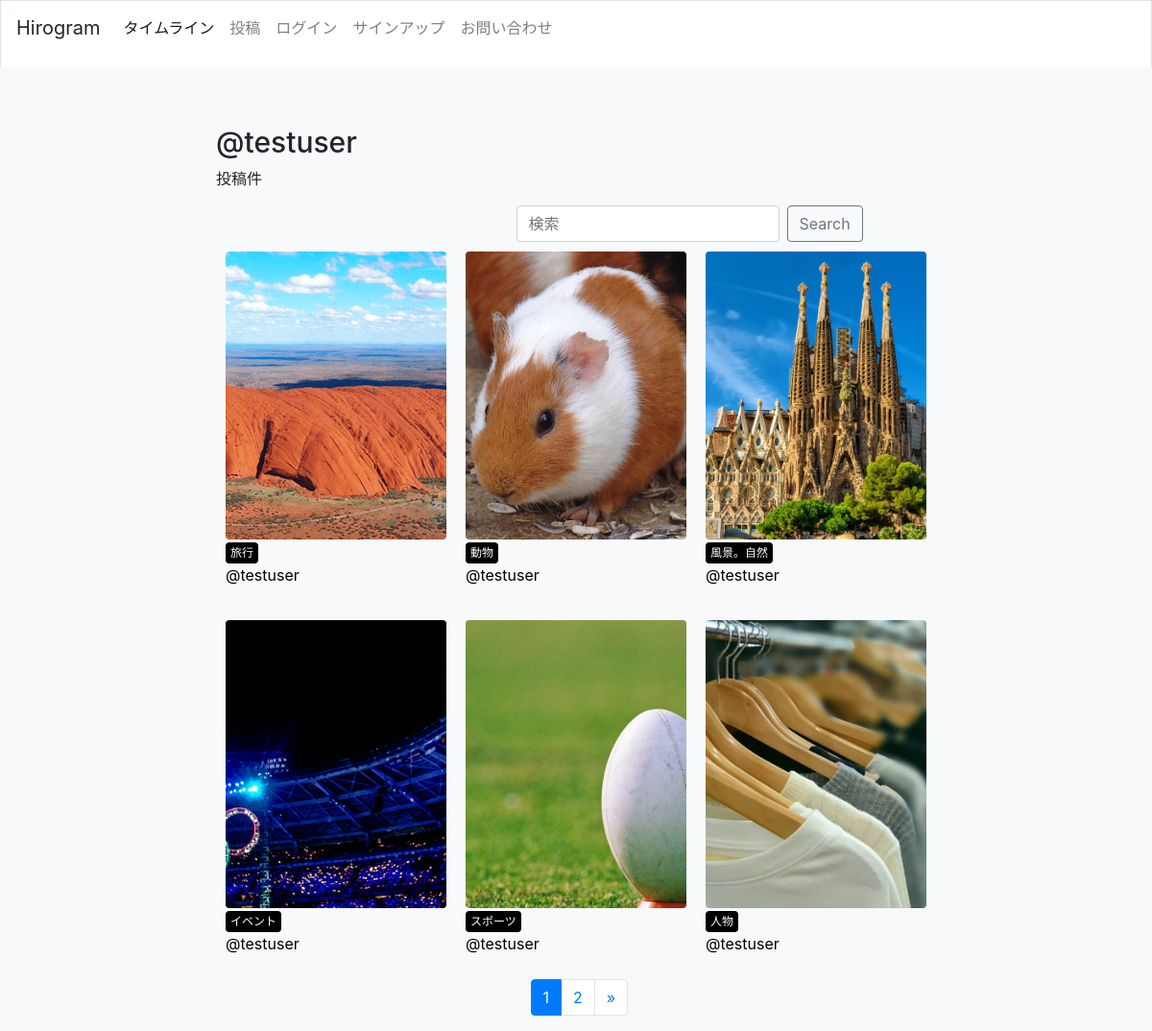
/users/4/, run on the app's committed database.
### app/models.py (models this page shows, shortened)
class Photo(models.Model):
    title = models.CharField(max_length=150)
    comment = models.TextField(blank=True)
    image = models.ImageField(upload_to = 'photos')
    category = models.ForeignKey(Category, on_delete=models.PROTECT)
    user = models.ForeignKey(User, on_delete=models.CASCADE)
    created_at = models.DateTimeField(auto_now=True)
    like_num = models.IntegerField(default=0)

class Category(models.Model):
    title = models.CharField(max_length=20)
    def __str__(self):
        return self.title

### app/views.py (the view)
# urls.py: path('users/<int:pk>/', views.users_detail, name='users_detail'),
def users_detail(request, pk):
    user = get_object_or_404(User, pk=pk)
    photo_filter = Photo.objects.all().order_by('-created_at')
    photos = user.photo_set.all().order_by('-created_at')
    page_obj = paginate_queryset(request, photos, 6)
    keyword = request.GET.get('keyword')
    if keyword:
        photos = photos.filter(
            Q(title__icontains=keyword) | Q(comment__icontains=keyword)
        )
        """elseの中をいかにしたらできた。要はページングと被ってる"""
    else:
        photos = page_obj
    context = {
        'user': user,
        'photos': photos,
        'page_obj': page_obj,
        'keyword': photo_filter,
    }
    return render(request, 'app/users_detail.html', context)

### app/views.py (called while the page is built)
def paginate_queryset(request, queryset, count):
    paginator = Paginator(queryset, count)
    page = request.GET.get('page')
    try:
        page_obj = paginator.page(page)
    except PageNotAnInteger:
        page_obj = paginator.page(1)
    except EmptyPage:
        page_obj = paginator.page(paginator.num_pages)
    return page_obj

### app/templates/app/users_detail.html
{% extends 'app/base.html' %}
{% block content %}
<h2 class="user-name">@{{ user.username }}</h2>
{% if photos.count != 0 %}
    <p>投稿<strong>{{ photos.count }}</strong>件</p>
{% else %}
    {% if user == request.user %}
        <p>投稿が見つかりません</p>
    {% else %}
        <p>@{{ user.username }}さんはまだ投稿していません。</p>
    {% endif %}
{% endif %}
{% include 'app/photos_list.html' %}
{% endblock %}

### app/templates/app/photos_list.html (shortened to what this page needs)
<div class="photo-container　">
        <form class="form-inline my-2 my-lg-0 offset-md-5 " method="GET" >
      <input class="form-control mr-sm-2 " type="search" placeholder="検索" aria-label="Search" name="keyword">
      <button class="btn btn-outline-secondary my-2 my-sm-0 " type="submit">Search</button>
    </form>
{% for photo in photos %}
    <div class="photo">
        <a href="{% url 'app:photos_detail' photo.id %}">
            <img src="{{ photo.image.url }}" class="photo-img">
        </a>
        <div class="photo-info">
            <a href="{% url 'app:photos_category' category=photo.category %}" class="category">{{ photo.category }}</a>
            <a href="{% url 'app:users_detail' photo.user.id %}">@{{ photo.user }}</a>
        </div>
    </div>
{% endfor %}
<div class="container ">
<div class="row offset-md-5 offset-sm-5 offset-5offset-md-5 offset-sm-5 offset-5">
    <div>
<ul class="pagination">
    {% for num in page_obj.paginator.page_range %}
        {% if page_obj.number == num %}
            <li class="page-item active"><a class="page-link" href="#!">{{ num }}</a></li>
        {% else %}
            <li class="page-item"><a class="page-link" href="?page={{ num }}">{{ num }}</a></li>
        {% endif %}
    {% endfor %}
    {% if page_obj.has_next %}
        <li class="page-item">
            <a class="page-link" href="?page={{ page_obj.next_page_number }}">
                <span aria-hidden="true">&raquo;</span>
            </a>
        </li>
    {% endif %}
</ul>
        </div>
</div>
</div>
</div>

### static/css/style.css (style rules this page uses)
html, body { margin: 0; }
div { box-sizing: border-box; }
a { text-decoration: none; color: #000; }
.container { width: 80%; margin: auto; overflow: auto; }
.photo { width: calc(100%/3); float: left; padding: 10px; margin-bottom: 15px; }
.photo a { display: block; }
.photo-info .category { display: inline-block; padding: 2px 5px; border-radius: 4px; font-size: 12px; color: #fff; background-color: #000; }
.user-name { font-size: 30px; }
.photo-img { width: 100%; max-width: 500px; height: 300px; object-fit: cover; border-radius: 4px; }

### app/templates/app/base.html (style rules this page uses)
html, body { margin: 0; }
div { box-sizing: border-box; }
a { text-decoration: none; color: #000; }
.container { width: 80%; margin: auto; overflow: auto; }
.photo { width: calc(100%/3); float: left; padding: 10px; margin-bottom: 15px; }
.photo a { display: block; }
.photo-info .category { display: inline-block; padding: 2px 5px; border-radius: 4px; font-size: 12px; color: #fff; background-color: #000; }
.user-name { font-size: 30px; }
.photo-img { width: 100%; max-width: 500px; height: 300px; object-fit: cover; border-radius: 4px; }

### data on the page
Photo: image (picture), category "旅行", user "testuser"
Photo: image (picture), category "動物", user "testuser"
Photo: image (picture), category "風景。自然", user "testuser"
Photo: image (picture), category "イベント", user "testuser"
Photo: image (picture), category "スポーツ", user "testuser"
Photo: image (picture), category "人物", user "testuser"

### other printed values
{{ user.username }} "testuser"
{{ num }} "1"
{{ num }} "2"
